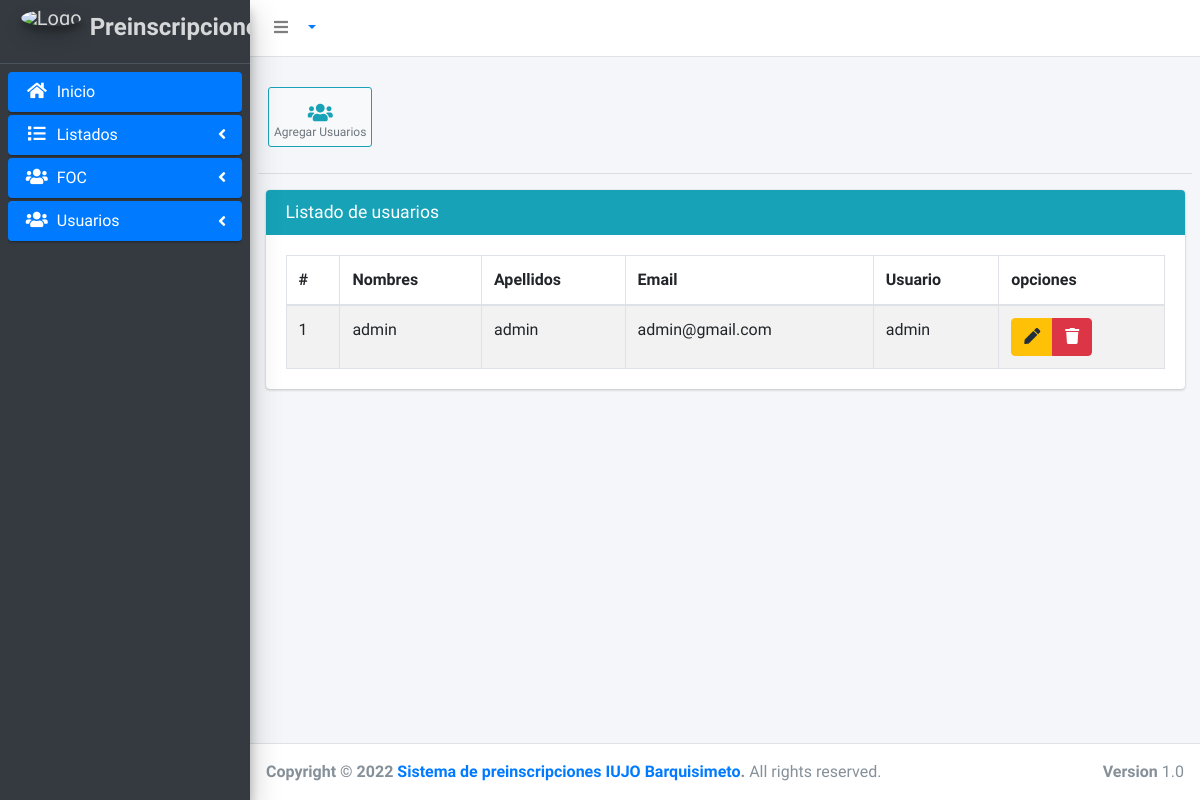
The page /index.php/usuarios/usuarios on the database as committed earlier.
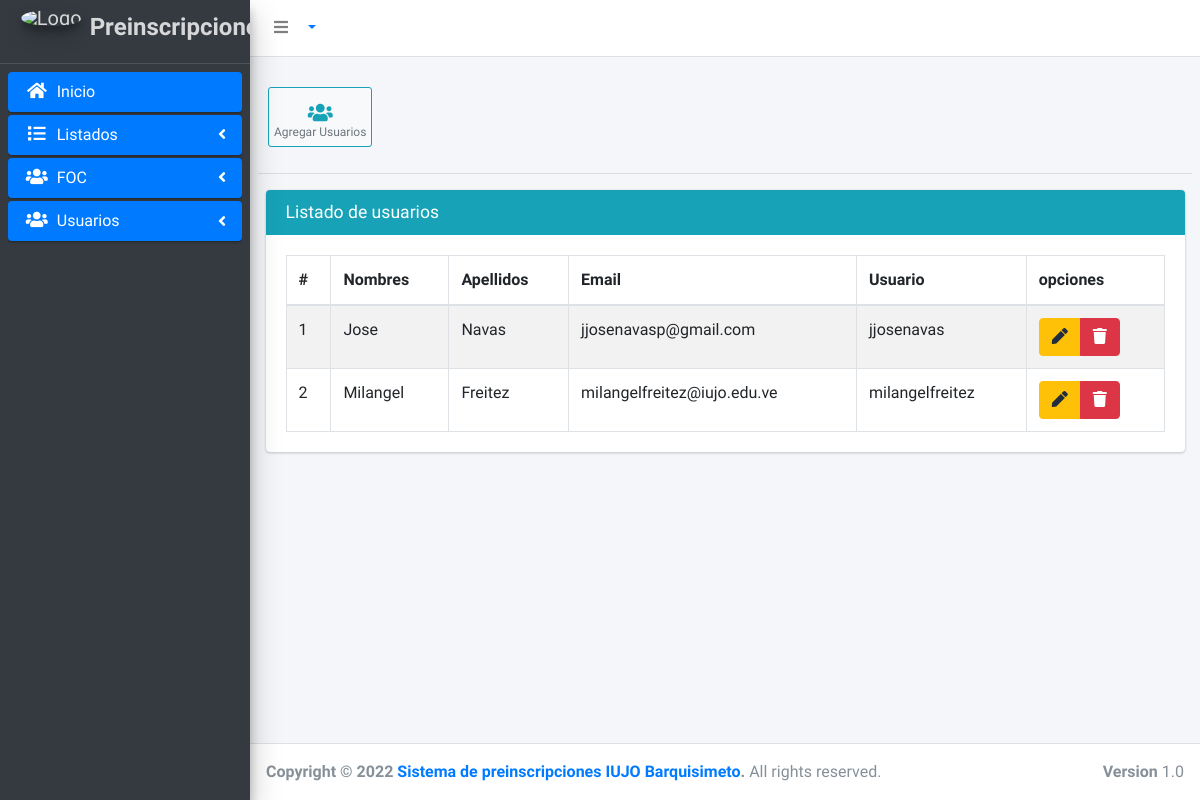
The same page on the database as committed later.
### tables this page shows
CREATE TABLE `usuarios` (
  `id` int(11) NOT NULL,
  `nombres` varchar(100) DEFAULT NULL,
  `apellidos` varchar(100) DEFAULT NULL,
  `email` varchar(100) DEFAULT NULL,
  `username` varchar(45) DEFAULT NULL,
  `password` varchar(100) DEFAULT NULL,
  `estado` int(11) DEFAULT NULL,
  `id_rol` int(11) NOT NULL
);

### application/controllers/usuarios/Usuarios.php (called while the page is built, shortened)
<?php
class Usuarios extends CI_Controller
{
	public function __construct()
	{
		$this->load->model("Usuario_model");
	}
	public function index()
	{
		$data  = array(
			'usuarios' => $this->Usuario_model->getUsuarios(),
		);
		$this->load->view("layouts/header");
		$this->load->view("layouts/aside");
		$this->load->view("usuario/list", $data);
		$this->load->view("layouts/footer");
		$this->load->view("layouts/delete_user");
		$this->load->view("layouts/close_body");
	}
}

### index.php (called while the page is built, shortened)
<?php
require_once BASEPATH.'core/CodeIgniter.php';

### application/models/Usuario_model.php (called while the page is built, shortened)
<?php
class Usuario_model extends CI_Model
{
    public function getUsuarios(){
        $this->db->where("estado","1");
        $resultados = $this->db->get("usuarios");
        return $resultados->result();
    }
}

### application/views/usuario/list.php (the view, shortened to what this page needs)
<div class="content-wrapper">
  <section class="content-header">
  </section>
  <section class="content">
    <div class="row">
      <div class="col-md-12">
        <a href="<?php echo base_url(); ?>usuarios/usuarios/add" class="btn btn-app"><span class="color_info fa fa-users"></span> Agregar Usuarios</a>
      </div>
    </div>
    <hr>
    <div class="col-md-12">
      <div class="card card-info">
            <div class="card-header">
               <h3 class="card-title">Listado de usuarios</h3>
            </div>
       <div class="card-body">
        <table id="example1" class="table table-bordered table-striped">
          <thead>
            <tr>
              <th>#</th>
              <th>Nombres</th>
              <th>Apellidos</th>
              <th>Email</th>
              <th>Usuario</th>
              <th>opciones</th>
            </tr>
          </thead>
          <tbody>
            <?php $num=0; if (!empty($usuarios)) : ?>
              <?php foreach ($usuarios as $usuarios) : ?>
                <tr>
                  <td><?php echo ++$num ?></td>
                  <td><?php echo $usuarios->nombres; ?></td>
                  <td><?php echo $usuarios->apellidos; ?></td>
                  <td><?php echo $usuarios->email; ?></td>
                  <td><?php echo $usuarios->username; ?></td>
                  <td>
                    <div class="btn-group">
                      <a href="<?php echo base_url() ?>usuarios/usuarios/edit/<?php echo $usuarios->id; ?>" class="btn btn-warning"><span class="fa fa-pen"></span></a>
                      <button id="eliminar" value="<?php echo $usuarios->id; ?>" type="button" class="btn btn-danger btn_remover"><span class="fa fa-trash"></button>
                    </div>
                  </td>
                </tr>
              <?php endforeach; ?>
            <?php endif; ?>
          </tbody>
        </table>
      </div>
    </div>
   </div>
</div>
</div>

Rows that differ between the two databases and show on the page:
removed usuarios: nombres "admin", apellidos "admin", email "admin@gmail.com", username "admin"
added usuarios: nombres "Jose", apellidos "Navas", email "jjosenavasp@gmail.com", username "jjosenavas", $usuarios->id 2 (drawn)
added usuarios: nombres "Milangel", apellidos "Freitez", email "milangelfreitez@iujo.edu.ve", username "milangelfreitez", $usuarios->id 3 (drawn)
